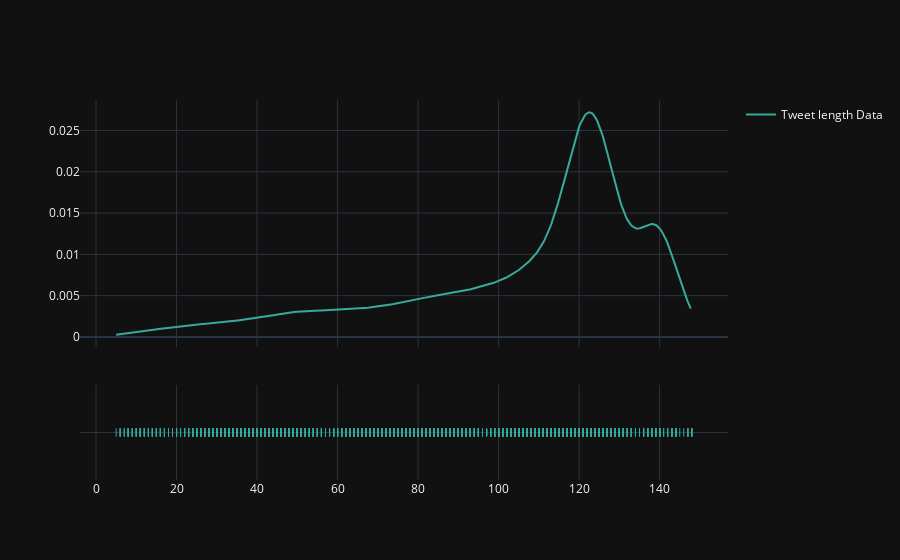

Notebook cell for this chart:
### Code cell
Top_20_Lengthy_Tweets = X_train.sort_values('length',ascending=False)[:20][::-1]
Bottom_20_Lengthy_Tweets = X_train.sort_values('length',ascending=True)[:20][::-1]

Tweetlength_Data = np.array(X_train['length'])#.describe()
norm = np.linalg.norm(Tweetlength_Data)
normal_Tweetlength_Data = Tweetlength_Data/norm

# Create distplot
fig = ff.create_distplot([Tweetlength_Data], ['Tweet length Data'], show_hist=False, colors=['#37AA9C'])
iplot(fig, filename='Distplot of attack and defense')

### Figure 1 — Plotly figure (JSON) as saved in the notebook; plotly's stock layout.template omitted (floating-point values rounded to 4 significant figures; data arrays with more than 128 entries replaced by an {"elided": "..."} marker saying what was removed)
{"data": [{"legendgroup": "Tweet length Data", "marker": {"color": "#37AA9C"}, "mode": "lines", "name": "Tweet length Data", "showlegend": true, "type": "scatter", "x": {"elided": "500 float values"}, "xaxis": "x", "y": {"elided": "500 float values"}, "yaxis": "y"}, {"legendgroup": "Tweet length Data", "marker": {"color": "#37AA9C", "symbol": "line-ns-open"}, "mode": "markers", "name": "Tweet length Data", "showlegend": false, "type": "scatter", "x": {"elided": "9096 int values"}, "xaxis": "x", "y": {"elided": "9096 str values"}, "yaxis": "y2"}], "layout": {"barmode": "overlay", "hovermode": "closest", "legend": {"traceorder": "reversed"}, "xaxis": {"anchor": "y2", "domain": [0, 1], "zeroline": false}, "yaxis": {"anchor": "free", "domain": [0.35, 1], "position": 0}, "yaxis2": {"anchor": "x", "domain": [0, 0.25], "dtick": 1, "showticklabels": false}}}
